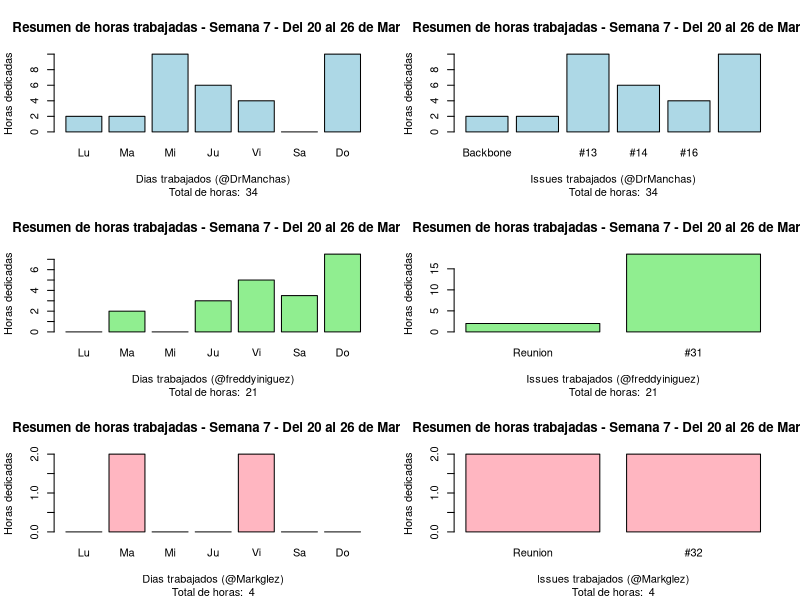

The R script that drew this image:
# WAFLA Project
## Reporte de horas trabajadas
### Semana 7

par(mfrow=c(3,2))
days <- c("Lu", "Ma", "Mi", "Ju", "Vi", "Sa", "Do")
week <- "Resumen de horas trabajadas - Semana 7 - Del 20 al 26 de Marzo"

### HANAMICHI
horas_trabajadas_hanamichi <- c(2, 2, 10, 6, 4, 0, 10)
issues_horas_hanamichi <- c(2, 2, 10, 6, 4, 10)
issues_trabajados_hanamichi <- c("Backbone", "Reunion", "#13", "#14", "#16", "Application tabs")

barplot(horas_trabajadas_hanamichi, 
        main = week,
        sub = paste("Total de horas: ", sum(horas_trabajadas_hanamichi)),
        xlab = "Dias trabajados (@DrManchas)",
        ylab = "Horas dedicadas",
        #ylim = c(0,16),
        col = "lightblue",
        names.arg = days)

barplot(issues_horas_hanamichi, 
        main = week,
        sub = paste("Total de horas: ", sum(horas_trabajadas_hanamichi)),
        xlab = "Issues trabajados (@DrManchas)",
        ylab = "Horas dedicadas",
        # ylim = c(0,16),
        col = "lightblue",
        names.arg = issues_trabajados_hanamichi)

### FREDDY
horas_trabajadas_freddy <- c(0, 2, 0, 3, 5, 3.5, 7.5)
issues_horas_freddy <- c(2, 18.5)
issues_trabajados_freddy <- c("Reunion", "#31")

barplot(horas_trabajadas_freddy, 
        main = "Resumen de horas trabajadas - Semana 7 - Del 20 al 26 de Marzo",
        sub = paste("Total de horas: ", sum(horas_trabajadas_freddy)),
        xlab = "Dias trabajados (@freddyiniguez)",
        ylab = "Horas dedicadas",
        #ylim = c(0,16),
        col = "lightgreen",
        names.arg = days)

barplot(issues_horas_freddy, 
        main = "Resumen de horas trabajadas - Semana 7 - Del 20 al 26 de Marzo",
        sub = paste("Total de horas: ", sum(horas_trabajadas_freddy)),
        xlab = "Issues trabajados (@freddyiniguez)",
        ylab = "Horas dedicadas",
        # ylim = c(0,16),
        col = "lightgreen",
        names.arg = issues_trabajados_freddy)

### MARCOS
horas_trabajadas_marcos <- c(0, 2, 0, 0, 2, 0, 0)
issues_horas_marcos <- c(2, 2)
issues_trabajados_marcos <- c("Reunion", "#32")

barplot(horas_trabajadas_marcos, 
        main = week,
        sub = paste("Total de horas: ", sum(horas_trabajadas_marcos)),
        xlab = "Dias trabajados (@Markglez)",
        ylab = "Horas dedicadas",
        #ylim = c(0,16),
        col = "lightpink",
        names.arg = days)

barplot(issues_horas_marcos, 
        main = week,
        sub = paste("Total de horas: ", sum(horas_trabajadas_marcos)),
        xlab = "Issues trabajados (@Markglez)",
        ylab = "Horas dedicadas",
        # ylim = c(0,16),
        col = "lightpink",
        names.arg = issues_trabajados_marcos)